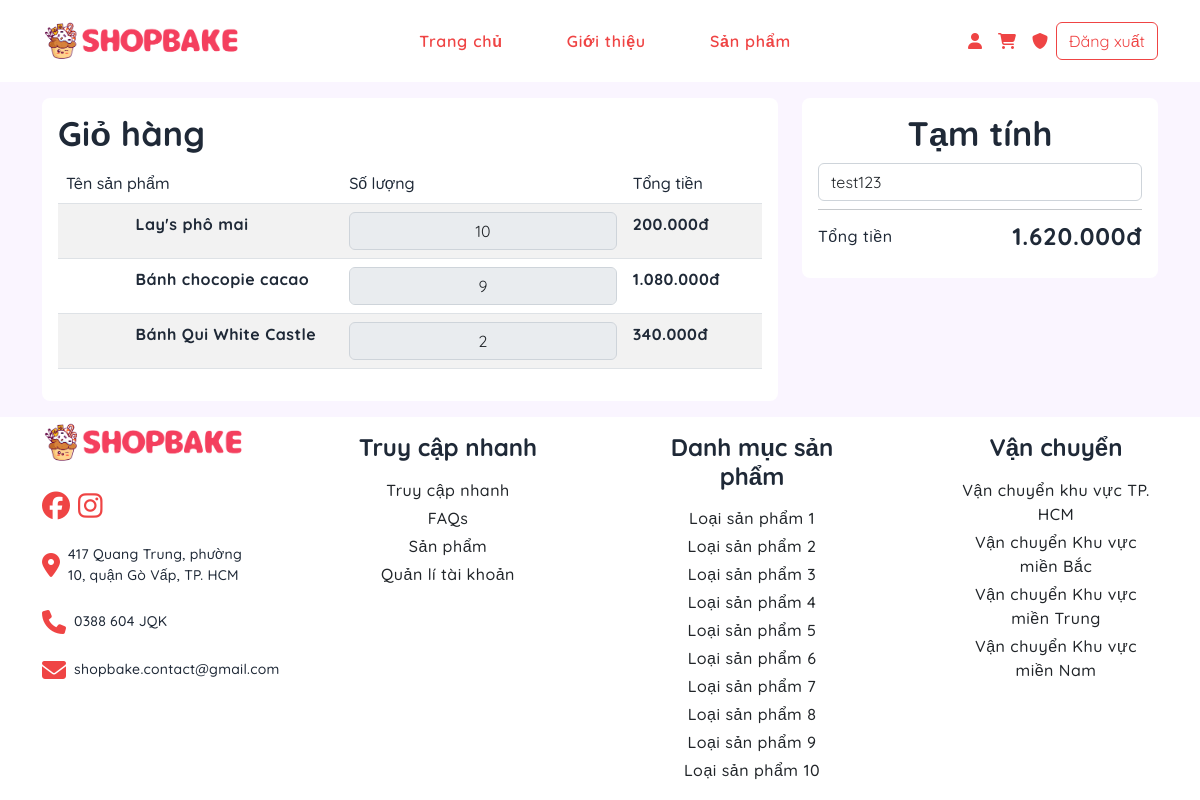
/cart?cartId=5 (signed in), run on the app's committed database.
### tables this page shows
CREATE TABLE `cart_items` (
  `cart_id` int(11) NOT NULL,
  `prod_id` int(11) NOT NULL,
  `quantity` int(11) NOT NULL,
  `price_at_paid` int(11) DEFAULT NULL,
  PRIMARY KEY (`cart_id`,`prod_id`),
  KEY `fk_item_prod_idx` (`prod_id`),
  CONSTRAINT `fk_item_cart` FOREIGN KEY (`cart_id`) REFERENCES `carts` (`cart_id`),
  CONSTRAINT `fk_item_prod` FOREIGN KEY (`prod_id`) REFERENCES `products` (`prod_id`)
);

CREATE TABLE `products` (
  `prod_id` int(11) NOT NULL AUTO_INCREMENT,
  `prod_name` varchar(255) NOT NULL,
  `prod_desc` text DEFAULT NULL,
  `prod_price` int(11) NOT NULL,
  `category_id` int(11) NOT NULL,
  `views` int(11) DEFAULT 0,
  `best_sell` enum('0','1') DEFAULT '0',
  `img_path` text NOT NULL,
  `is_delete` enum('0','1') DEFAULT '0',
  PRIMARY KEY (`prod_id`),
  KEY `fk_cat_idx` (`category_id`),
  CONSTRAINT `fk_cat` FOREIGN KEY (`category_id`) REFERENCES `categories` (`category_id`)
);

CREATE TABLE `carts` (
  `cart_id` int(11) NOT NULL AUTO_INCREMENT,
  `user_id` int(11) NOT NULL,
  `status` enum('active','order_wait','order_success','order_fail') NOT NULL DEFAULT 'active',
  `voucher_id` varchar(100) DEFAULT NULL,
  `paid_date` datetime DEFAULT NULL,
  `cart_total` int(11) DEFAULT NULL,
  `address` text DEFAULT NULL,
  PRIMARY KEY (`cart_id`),
  KEY `fk_user_cart_idx` (`user_id`),
  KEY `fk_voucher_cart_idx` (`voucher_id`),
  CONSTRAINT `fk_user_cart` FOREIGN KEY (`user_id`) REFERENCES `users` (`user_id`),
  CONSTRAINT `fk_voucher_cart` FOREIGN KEY (`voucher_id`) REFERENCES `vouchers` (`voucher_id`)
);

### app/controllers/BaseController.php (called while the page is built, shortened)
<?php
class BaseController
{
    protected function view($viewPath, array $params = [])
    {
        $newViewPath = self::VIEW_FOLDER . "/" . str_replace('.', '/', $viewPath) . '.php';
        require $newViewPath;
    }
}
?>

### app/controllers/CartController.php (called while the page is built, shortened)
<?php
class CartController extends BaseController
{
    private $cartModel;
    private $voucherModel;
    public function __construct()
    {
        if ($this->checkLogin()) {
            $this->cartModel = new CartModel();
            $this->voucherModel = new VoucherModel();
        } else {
            return header("Location: " . BASEPATH . "/home");
        }
    }
    private function checkLogin()
    {
        if ($_SESSION['is_login']) {
            return true;
        } else {
            return false;
        }
    }
    public function index()
    {
        $userId = $_SESSION['user_id'];
        $cartId = $_REQUEST["cartId"] ?? null;
        if (isset($cartId)) {
            $cartItems = $this->cartModel->getCartItems(cartId: $cartId);
            $cartData = $this->cartModel->getCartInfo(cartId: $cartId);
        } else {
            $cartItems = $this->cartModel->getCartItems($userId);
            $cartData = $this->cartModel->getCartInfo($userId);
        }
        $voucherId = $cartData["voucher_id"];
        if ($this->voucherModel->canUseVoucher($voucherId)) {
            $voucherData = $this->cartModel->getVoucherData($cartData["voucher_id"]);
        } else {
            $this->voucherModel->removeUsingVoucher($voucherId);
        }
        return $this->view(viewPath: "cart.index", params: [
            "cartData" => $cartData ?? null,
            "cartItems" => $cartItems ?? null,
            "voucherData" => $voucherData ?? null,
        ]);
    }
}

### app/core/Database.php (called while the page is built)
<?php
class Database {
    private $host = DB_HOST;
    private $db_name = DB_NAME;
    private $username = DB_USER;
    private $password = DB_PASS;
    public function getConnection() {
        $conn = null;
        try {
            $conn = new PDO("mysql:host={$this->host};dbname={$this->db_name};charset=utf8mb4", $this->username, $this->password);
            $conn->setAttribute(PDO::ATTR_ERRMODE, PDO::ERRMODE_EXCEPTION);
        } catch (PDOException $e) {
            echo "Connection error: " . $e->getMessage();
        }
        return $conn;
    }
}

### app/models/BaseModel.php (called while the page is built, shortened)
<?php
class BaseModel extends Database
{
    protected $conn;
    public function __construct()
    {
        $this->conn = $this->getConnection();
    }
    public function getOne($table, $conditions = [], $arraySelect = ['*'])
    {
        $rs = $this->_queryOne($table, $arraySelect, $conditions);
        return $rs;
    }
    public function getTwoTable($table1, $table2, $joinColumn, $table1Select = [], $table2Select = [], $conditions = [], $limit = null, $order = null)
    {
        return $this->_queryWithJoin($table1, $table2, $joinColumn, $table1Select, $table2Select, $conditions, $limit, $order);
    }
    private function _queryOne($table, $arraySelect = ['*'], $conditions = [])
    {
        try {
            $column = implode(', ', $arraySelect);
            $sql = "SELECT $column FROM $table";
            if (!empty($conditions)) {
                $sql .= " WHERE ";
                $conditionsArray = [];
                foreach ($conditions as $column => $value) {
                    $conditionsArray[] = "$column = :$column";
                }
                $sql .= implode(' AND ', $conditionsArray);
            }
            $stmt = $this->conn->prepare($sql);
            if (!empty($conditions)) {
                foreach ($conditions as $column => $value) {
                    $stmt->bindValue(":$column", $value);
                }
            }
            $stmt->execute();
            if ($stmt->rowCount() > 0) {
                return $stmt->fetch(PDO::FETCH_ASSOC);
            } else {
                return [];
            }
        } catch (PDOException $e) {
            echo "Error: " . $e->getMessage();
            return false;
        }
    }
    private function _queryWithJoin($table1, $table2, $joinColumn, $table1Select = [], $table2Select = [], $conditions = [], $limit = null, $order = null)
    {
        try {
            $columns1 = $table1 . '.' . implode(", $table1.", $table1Select);
            $columns2 = $table2 . '.' . implode(", $table2.", $table2Select);
            $sql = "SELECT $columns1, $columns2 FROM $table1
                    JOIN $table2 ON $table1.$joinColumn = $table2.$joinColumn";
            if (!empty($conditions)) {
                $sql .= " WHERE ";
                $conditionsArray = [];
                foreach ($conditions as $column => $value) {
                    $conditionsArray[] = "$table1.$column = :$column";
                }
                $sql .= implode(' AND ', $conditionsArray);
            }
            $stmt = $this->conn->prepare($sql);
            if (!empty($conditions)) {
                foreach ($conditions as $column => $value) {
                    $stmt->bindValue(":$column", $value);
                }
            }
            $stmt->execute();
            return $stmt->fetchAll(PDO::FETCH_ASSOC);
        } catch (PDOException $e) {
            echo "Error: " . $e->getMessage();
            return [];
        }
    }
}
?>

### app/models/CartModel.php (called while the page is built, shortened)
<?php
class CartModel extends BaseModel
{
    public function getCartInfo($userId = null, $cartId = null)
    {
        return $this->getOne(table: self::CART_TABLE, conditions: [
            "cart_id" => $cartId
        ]);
    }
    public function getCartItems($userId = null, $cartId = null)
    {
        $cartItems = $this->getTwoTable(table1: self::CART_ITEMS_TABLE, table2: self::PROD_TABLE, joinColumn: "prod_id", table1Select: [
            "quantity",
        ], table2Select: [
            "prod_id",
            "prod_name",
            "prod_price",
            "img_path",
        ], conditions: [
            "cart_id" => $cartId,
        ]);
        return $cartItems;
    }
}

### app/views/cart/index.php (the view, shortened to what this page needs)
<?php
$shipCost = 35000;
$discountCost = 0;
$viewMode = ($_SESSION["role"] == "admin") && ($cartData["user_id"] != $_SESSION["user_id"]) || ($cartData["status"] != "active") ? 0 : 1;
?>
<main class="container-fluid">
    <div class="container-lg py-3">
        <div class="row">
            <div class="col-xl-8 col-lg-12">
                <div class="bg-white p-3 round-8">
                    <div>
                        <h2 class="heading-2">Giỏ hàng</h2>
                    </div>
                    <div>
                        <div class="table-responsive">
                            <div class="table-wrapper">
                                <table class="table table-striped table-hover">
                                    <thead>
                                    <tr>
                                        <th>Tên sản phẩm</th>
                                        <th>Số lượng</th>
                                        <th>Tổng tiền</th>
                                    </tr>
                                    </thead>
                                    <tbody>
                                    <?php
                                    foreach ($cartItems as $item) {
                                        echo "<tr class=''>
                                        <td>
                                            <div class='d-flex align-items-center gap-3'>
                                                <img width='20%' src='$item[img_path]' alt=''>
                                                <p class='text-normal text-break m-0 text-bold'>$item[prod_name]</p>
                                            </div>
                                        </td>
                                        <td>
                                            <div class='d-flex align-items-center gap-1'>";
                                        echo "<input type='text' class='text-center form-control quantity-input' value='$item[quantity]' id='prodId=$item[prod_id]' " . (!$viewMode ? "disabled" : "") . ">";
                                        echo "
                                            </div>
                                        </td>
                                        <td>
                                            <p class='text-normal text-bold m-0'>" . number_format((int)$item["prod_price"] * (int)$item["quantity"], thousands_separator: ".", decimal_separator: ",") . "đ</p>
                                        </td>
                                        " . ($cartData["status"] == "active" ? "
                                        <td>
                                            <a href='" . BASEPATH . "/cart/delete?cartId=$cartData[cart_id]&prodId=$item[prod_id]" . "' class='btn btn-primary'>Xóa</a>
                                        </td>" : "") . "
                                    </tr>";
                                    }
                                    ?>
                                    </tbody>
                                </table>
                            </div>
                        </div>
                    </div>
                </div>
            </div>
            <div class="col-xl-4 col-lg-12">
                <div class="bg-white p-3 round-8">
                    <div>
                        <h2 class="heading-2 text-center">Tạm tính</h2>
                    </div>
                    <div class="d-flex flex-column gap-2">
                        <form action="<?php echo BASEPATH ?>/cart/voucher" method="post"
                              class="d-flex flex-column gap-1">
                            <div class="form-group d-flex justify-content-center align-items-center">
                                <input type="text" class="form-control" name="voucher_code"
                                       placeholder="Nhập mã khuyến mãi"
                                       value="<?php echo $cartData["voucher_id"] ?>" <?php echo !$viewMode ? "readonly" : "" ?>>
                            </div>
                        </form>
                        <hr>
                        <div>
                            <div class="d-flex justify-content-between align-items-center">
                                <p class="text-normal m-0" id="">Tổng tiền</p>
                                <?php if ($cartData["status"] == "active") {
                                    echo "<p class='text-bold text-super-large m-0' id='shipCost'>" . number_format($cartData["cart_total"] - $discountCost + $shipCost, thousands_separator: ".", decimal_separator: ",") . "đ</p>";
                                } else {
                                    echo "<p class='text-bold text-super-large m-0' id='shipCost'>" . number_format($cartData["cart_total"], thousands_separator: ".", decimal_separator: ",") . "đ</p>";
                                } ?>
                            </div>
                        </div>
                    </div>
                </div>
            </div>
        </div>
    </div>
</main>

### public/css/style.css (style rules this page uses)
:root { --text-dark-500: #6b7280; --text-dark-base: #1f2937; --text-dark-950: #030712; --text-light-base: #fff; --primary-color: var(--rose-500); --secondary-color: var(--yellow-500); --third-color: var(--purple-500); --gray-500: #6b7280; --gray-800: #1f2937; --gray-950: #030712; --rose-50: #fef2f2; --rose-100: #fee2e2; --rose-200: #fecaca; --rose-300: #fca5a5; --rose-400: #f87171; --rose-500: #ef4444; --rose-600: #dc2626; --rose-700: #b91c1c; --rose-800: #991b1b; --rose-900: #7f1d1d; --rose-950: #450a0a; --yellow-50: #fefce8; --yellow-100: #fef9c3; --yellow-200: #fef08a; --yellow-300: #fde047; --yellow-400: #facc15; --yellow-500: #eab308; --yellow-600: #ca8a04; --yellow-700: #a16207; --yellow-800: #854d0e; --yellow-900: #713f12; --yellow-950: #422006; --purple-50: #faf5ff; --purple-100: #f3e8ff; --purple-200: #e9d5ff; --purple-300: #d8b4fe; --purple-400: #c084fc; --purple-500: #a855f7; --purple-600: #9333ea; --purple-700: #7e22ce; --purple-800: #6b21a8; --purple-900: #581c87; --purple-950: #3b0764; --success: #65a30d; --fail: #dc2626; --wait: #eab308; --quicksand-font: 'Quicksand', sans-serif; --helvetica-font: 'Helvetica', sans-serif; }
* { font-family: var(--quicksand-font); margin: 0; padding: 0; box-sizing: border-box; font-weight: 500; font-size: 16px; color: var(--text-dark-base); }
.bg-white { background: #fff; }
.round-8 { border-radius: .5rem !important; }
h1, h2, h3, h4, h5, h6, .heading-1, .heading-2, .heading-3, .heading-4, .heading-5, .heading-6 { font-weight: bold; }
h2, .heading-2 { font-size: 2.125rem; letter-spacing: 0.25px; }
.text-normal { font-size: 1rem; letter-spacing: 0.5px; }
.text-super-large { font-size: 1.5rem; letter-spacing: 0.75px; }
.text-bold { font-weight: bold; }

### public/css/home.css (style rules this page uses)
main { background: var(--purple-50); }

### data on the page
cart_items: prod.prod_name "Lay's phô mai", quantity "10", (int)$item["prod_price"] * (int)$item["quantity"] "200.000"
cart_items: prod.prod_name "Bánh chocopie cacao", quantity "9", (int)$item["prod_price"] * (int)$item["quantity"] "1.080.000"
cart_items: prod.prod_name "Bánh Qui White Castle", quantity "2", (int)$item["prod_price"] * (int)$item["quantity"] "340.000"
carts: voucher_code "test123", cart_total "1.620.000"
